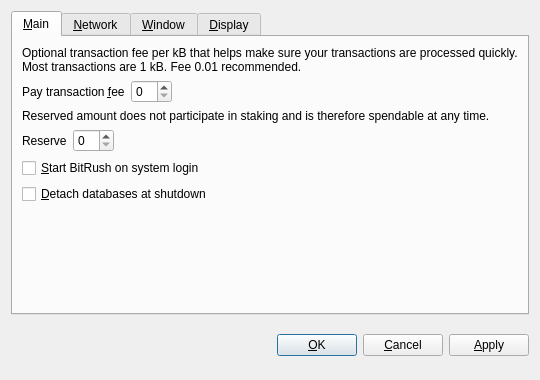
<?xml version="1.0" encoding="UTF-8"?>
<ui version="4.0">
 <class>OptionsDialog</class>
 <widget class="QDialog" name="OptionsDialog">
  <property name="geometry">
   <rect>
    <x>0</x>
    <y>0</y>
    <width>540</width>
    <height>380</height>
   </rect>
  </property>
  <property name="windowTitle">
   <string>Options</string>
  </property>
  <property name="modal">
   <bool>true</bool>
  </property>
  <layout class="QVBoxLayout" name="verticalLayout">
   <item>
    <widget class="QTabWidget" name="tabWidget">
     <property name="tabPosition">
      <enum>QTabWidget::North</enum>
     </property>
     <property name="currentIndex">
      <number>0</number>
     </property>
     <widget class="QWidget" name="tabMain">
      <attribute name="title">
       <string>&amp;Main</string>
      </attribute>
      <layout class="QVBoxLayout" name="verticalLayout_Main">
       <item>
        <widget class="QLabel" name="transactionFeeInfoLabel">
         <property name="text">
          <string>Optional transaction fee per kB that helps make sure your transactions are processed quickly. Most transactions are 1 kB. Fee 0.01 recommended.</string>
         </property>
         <property name="textFormat">
          <enum>Qt::PlainText</enum>
         </property>
         <property name="wordWrap">
          <bool>true</bool>
         </property>
        </widget>
       </item>
       <item>
        <layout class="QHBoxLayout" name="horizontalLayoutFee">
         <item>
          <widget class="QLabel" name="transactionFeeLabel">
           <property name="text">
            <string>Pay transaction &amp;fee</string>
           </property>
           <property name="textFormat">
            <enum>Qt::PlainText</enum>
           </property>
           <property name="buddy">
            <cstring>transactionFee</cstring>
           </property>
          </widget>
         </item>
         <item>
          <widget class="BitcoinAmountField" name="transactionFee"/>
         </item>
         <item>
          <spacer name="horizontalSpacerFee">
           <property name="orientation">
            <enum>Qt::Horizontal</enum>
           </property>
           <property name="sizeHint" stdset="0">
            <size>
             <width>40</width>
             <height>20</height>
            </size>
           </property>
          </spacer>
         </item>
        </layout>
       </item>
       <item>
        <widget class="QLabel" name="reserveBalanceInfoLabel">
         <property name="text">
          <string>Reserved amount does not participate in staking and is therefore spendable at any time.</string>
         </property>
         <property name="textFormat">
          <enum>Qt::PlainText</enum>
         </property>
         <property name="wordWrap">
          <bool>true</bool>
         </property>
        </widget>
       </item>
       <item>
        <layout class="QHBoxLayout" name="horizontalLayoutReserveBalance">
         <item>
          <widget class="QLabel" name="reserveBalanceLabel">
           <property name="text">
            <string>Reserve</string>
           </property>
           <property name="textFormat">
            <enum>Qt::PlainText</enum>
           </property>
           <property name="buddy">
            <cstring>reserveBalance</cstring>
           </property>
          </widget>
         </item>
         <item>
          <widget class="BitcoinAmountField" name="reserveBalance"/>
         </item>
         <item>
          <spacer name="horizontalSpacerReserveBalance">
           <property name="orientation">
            <enum>Qt::Horizontal</enum>
           </property>
           <property name="sizeHint" stdset="0">
            <size>
             <width>40</width>
             <height>20</height>
            </size>
           </property>
          </spacer>
         </item>
        </layout>
       </item>
       <item>
        <widget class="QCheckBox" name="bitcoinAtStartup">
         <property name="toolTip">
          <string>Automatically start BitRush after logging in to the system.</string>
         </property>
         <property name="text">
          <string>&amp;Start BitRush on system login</string>
         </property>
        </widget>
       </item>
       <item>
        <widget class="QCheckBox" name="detachDatabases">
         <property name="toolTip">
          <string>Detach block and address databases at shutdown. This means they can be moved to another data directory, but it slows down shutdown. The wallet is always detached.</string>
         </property>
         <property name="text">
          <string>&amp;Detach databases at shutdown</string>
         </property>
        </widget>
       </item>
       <item>
        <spacer name="verticalSpacer_Main">
         <property name="orientation">
          <enum>Qt::Vertical</enum>
         </property>
         <property name="sizeHint" stdset="0">
          <size>
           <width>20</width>
           <height>40</height>
          </size>
         </property>
        </spacer>
       </item>
      </layout>
     </widget>
     <widget class="QWidget" name="tabNetwork">
      <attribute name="title">
       <string>&amp;Network</string>
      </attribute>
      <layout class="QVBoxLayout" name="verticalLayout_Network">
       <item>
        <widget class="QCheckBox" name="mapPortUpnp">
         <property name="toolTip">
          <string>Automatically open the BitRush client port on the router. This only works when your router supports UPnP and it is enabled.</string>
         </property>
         <property name="text">
          <string>Map port using &amp;UPnP</string>
         </property>
        </widget>
       </item>
       <item>
        <widget class="QCheckBox" name="connectSocks">
         <property name="toolTip">
          <string>Connect to the BitRush network through a SOCKS proxy (e.g. when connecting through Tor).</string>
         </property>
         <property name="text">
          <string>&amp;Connect through SOCKS proxy:</string>
         </property>
        </widget>
       </item>
       <item>
        <layout class="QHBoxLayout" name="horizontalLayout_Network">
         <item>
          <widget class="QLabel" name="proxyIpLabel">
           <property name="text">
            <string>Proxy &amp;IP:</string>
           </property>
           <property name="textFormat">
            <enum>Qt::PlainText</enum>
           </property>
           <property name="buddy">
            <cstring>proxyIp</cstring>
           </property>
          </widget>
         </item>
         <item>
          <widget class="QValidatedLineEdit" name="proxyIp">
           <property name="maximumSize">
            <size>
             <width>140</width>
             <height>16777215</height>
            </size>
           </property>
           <property name="toolTip">
            <string>IP address of the proxy (e.g. 127.0.0.1)</string>
           </property>
          </widget>
         </item>
         <item>
          <widget class="QLabel" name="proxyPortLabel">
           <property name="text">
            <string>&amp;Port:</string>
           </property>
           <property name="textFormat">
            <enum>Qt::PlainText</enum>
           </property>
           <property name="buddy">
            <cstring>proxyPort</cstring>
           </property>
          </widget>
         </item>
         <item>
          <widget class="QLineEdit" name="proxyPort">
           <property name="maximumSize">
            <size>
             <width>55</width>
             <height>16777215</height>
            </size>
           </property>
           <property name="toolTip">
            <string>Port of the proxy (e.g. 9050)</string>
           </property>
          </widget>
         </item>
         <item>
          <widget class="QLabel" name="socksVersionLabel">
           <property name="text">
            <string>SOCKS &amp;Version:</string>
           </property>
           <property name="textFormat">
            <enum>Qt::PlainText</enum>
           </property>
           <property name="buddy">
            <cstring>socksVersion</cstring>
           </property>
          </widget>
         </item>
         <item>
          <widget class="QValueComboBox" name="socksVersion">
           <property name="toolTip">
            <string>SOCKS version of the proxy (e.g. 5)</string>
           </property>
          </widget>
         </item>
         <item>
          <spacer name="horizontalSpacer_Network">
           <property name="orientation">
            <enum>Qt::Horizontal</enum>
           </property>
           <property name="sizeHint" stdset="0">
            <size>
             <width>40</width>
             <height>20</height>
            </size>
           </property>
          </spacer>
         </item>
        </layout>
       </item>
       <item>
        <spacer name="verticalSpacer_Network">
         <property name="orientation">
          <enum>Qt::Vertical</enum>
         </property>
         <property name="sizeHint" stdset="0">
          <size>
           <width>20</width>
           <height>40</height>
          </size>
         </property>
        </spacer>
       </item>
      </layout>
     </widget>
     <widget class="QWidget" name="tabWindow">
      <attribute name="title">
       <string>&amp;Window</string>
      </attribute>
      <layout class="QVBoxLayout" name="verticalLayout_Window">
       <item>
        <widget class="QCheckBox" name="minimizeToTray">
         <property name="toolTip">
          <string>Show only a tray icon after minimizing the window.</string>
         </property>
         <property name="text">
          <string>&amp;Minimize to the tray instead of the taskbar</string>
         </property>
        </widget>
       </item>
       <item>
        <widget class="QCheckBox" name="minimizeOnClose">
         <property name="toolTip">
          <string>Minimize instead of exit the application when the window is closed. When this option is enabled, the application will be closed only after selecting Quit in the menu.</string>
         </property>
         <property name="text">
          <string>M&amp;inimize on close</string>
         </property>
        </widget>
       </item>
       <item>
        <spacer name="verticalSpacer_Window">
         <property name="orientation">
          <enum>Qt::Vertical</enum>
         </property>
         <property name="sizeHint" stdset="0">
          <size>
           <width>20</width>
           <height>40</height>
          </size>
         </property>
        </spacer>
       </item>
      </layout>
     </widget>
     <widget class="QWidget" name="tabDisplay">
      <attribute name="title">
       <string>&amp;Display</string>
      </attribute>
      <layout class="QVBoxLayout" name="verticalLayout_Display">
       <item>
        <layout class="QHBoxLayout" name="horizontalLayout_1_Display">
         <item>
          <widget class="QLabel" name="langLabel">
           <property name="text">
            <string>User Interface &amp;language:</string>
           </property>
           <property name="textFormat">
            <enum>Qt::PlainText</enum>
           </property>
           <property name="buddy">
            <cstring>lang</cstring>
           </property>
          </widget>
         </item>
         <item>
          <widget class="QValueComboBox" name="lang">
           <property name="toolTip">
            <string>The user interface language can be set here. This setting will take effect after restarting BitRush.</string>
           </property>
          </widget>
         </item>
        </layout>
       </item>
       <item>
        <layout class="QHBoxLayout" name="horizontalLayout_2_Display">
         <item>
          <widget class="QLabel" name="unitLabel">
           <property name="text">
            <string>&amp;Unit to show amounts in:</string>
           </property>
           <property name="textFormat">
            <enum>Qt::PlainText</enum>
           </property>
           <property name="buddy">
            <cstring>unit</cstring>
           </property>
          </widget>
         </item>
         <item>
          <widget class="QValueComboBox" name="unit">
           <property name="toolTip">
            <string>Choose the default subdivision unit to show in the interface and when sending coins.</string>
           </property>
          </widget>
         </item>
        </layout>
       </item>
       <item>
        <widget class="QCheckBox" name="displayAddresses">
         <property name="toolTip">
          <string>Whether to show BitRush addresses in the transaction list or not.</string>
         </property>
         <property name="text">
          <string>&amp;Display addresses in transaction list</string>
         </property>
        </widget>
       </item>
       <item>
        <widget class="QCheckBox" name="coinControlFeatures">
         <property name="toolTip">
          <string>Whether to show coin control features or not.</string>
         </property>
         <property name="text">
          <string>Display coin &amp;control features (experts only!)</string>
         </property>
        </widget>
       </item>
       <item>
        <spacer name="verticalSpacer_Display">
         <property name="orientation">
          <enum>Qt::Vertical</enum>
         </property>
         <property name="sizeHint" stdset="0">
          <size>
           <width>20</width>
           <height>40</height>
          </size>
         </property>
        </spacer>
       </item>
      </layout>
     </widget>
    </widget>
   </item>
   <item>
    <layout class="QHBoxLayout" name="horizontalLayout_Buttons">
     <item>
      <spacer name="horizontalSpacer_1">
       <property name="orientation">
        <enum>Qt::Horizontal</enum>
       </property>
       <property name="sizeHint" stdset="0">
        <size>
         <width>40</width>
         <height>48</height>
        </size>
       </property>
      </spacer>
     </item>
     <item>
      <widget class="QLabel" name="statusLabel">
       <property name="font">
        <font>
         <weight>75</weight>
         <bold>true</bold>
        </font>
       </property>
       <property name="text">
        <string/>
       </property>
       <property name="textFormat">
        <enum>Qt::PlainText</enum>
       </property>
       <property name="wordWrap">
        <bool>true</bool>
       </property>
      </widget>
     </item>
     <item>
      <spacer name="horizontalSpacer_2">
       <property name="orientation">
        <enum>Qt::Horizontal</enum>
       </property>
       <property name="sizeHint" stdset="0">
        <size>
         <width>40</width>
         <height>48</height>
        </size>
       </property>
      </spacer>
     </item>
     <item>
      <widget class="QPushButton" name="okButton">
       <property name="text">
        <string>&amp;OK</string>
       </property>
      </widget>
     </item>
     <item>
      <widget class="QPushButton" name="cancelButton">
       <property name="text">
        <string>&amp;Cancel</string>
       </property>
       <property name="autoDefault">
        <bool>false</bool>
       </property>
      </widget>
     </item>
     <item>
      <widget class="QPushButton" name="applyButton">
       <property name="text">
        <string>&amp;Apply</string>
       </property>
       <property name="autoDefault">
        <bool>false</bool>
       </property>
      </widget>
     </item>
    </layout>
   </item>
  </layout>
 </widget>
 <customwidgets>
  <customwidget>
   <class>BitcoinAmountField</class>
   <extends>QSpinBox</extends>
   <header>bitcoinamountfield.h</header>
  </customwidget>
  <customwidget>
   <class>QValueComboBox</class>
   <extends>QComboBox</extends>
   <header>qvaluecombobox.h</header>
  </customwidget>
  <customwidget>
   <class>QValidatedLineEdit</class>
   <extends>QLineEdit</extends>
   <header>qvalidatedlineedit.h</header>
  </customwidget>
 </customwidgets>
 <resources/>
 <connections/>
</ui>
